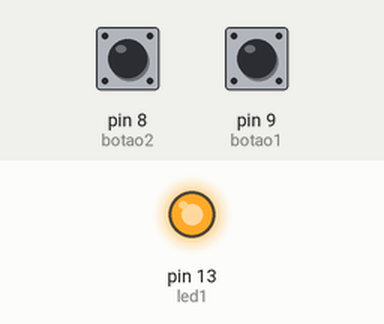
A sketch run on a simulated Arduino Uno, built with avr-gcc and run on an emulated ATmega328P. On the bench: output pins drawn as LEDs (lit = HIGH). The test bench sets the inputs (shaded band); at power-on: pin 8 (botao2) LOW, pin 9 (botao1) LOW.

Above: at 1.2 s.
1.3 s: pin 8 (botao2) pulled HIGH for 0.15 s
At 1.37 s:
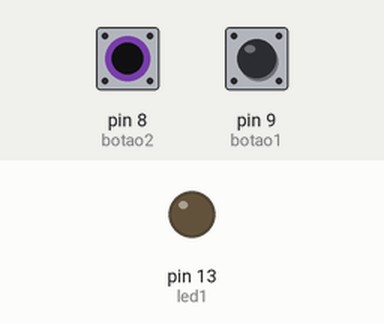
2.9 s: pin 8 (botao2) pulled HIGH for 3.2 s
At 7.3 s:
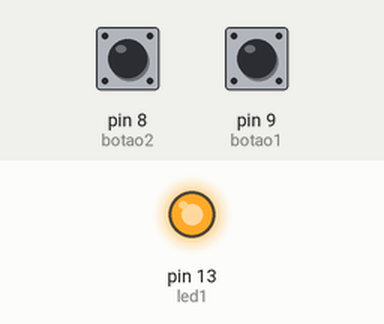
7.6 s: pin 9 (botao1) pulled HIGH for 3.2 s
At 8.7 s:
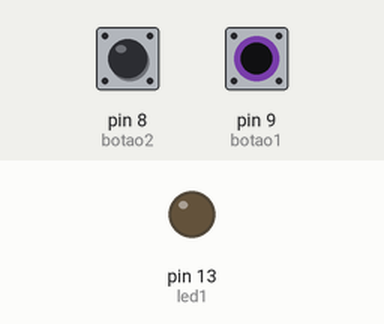
Timing chart, 0 to 12.3 s (numbered marks = the images above; inputs shaded):
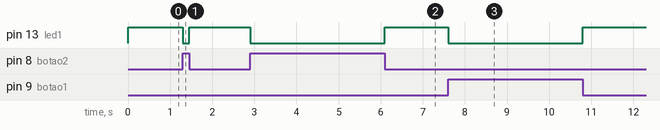

The sketch:

Controle_de_Bombeamento_de__gua.ino
```cpp
int led1 = 13;
int botao1 = 9;
int botao2 = 8;
int estadoBotao1 = 0;
int estadoBotao2 = 0;

void setup () {
  pinMode (led1, OUTPUT);
  pinMode (botao1, INPUT);
  pinMode (botao2, INPUT);
}

void loop () {
  bool a = digitalRead(botao1);
  bool b = digitalRead(botao2);

  if ((a == 1) or (b == 1)) {
    digitalWrite (led1, LOW);
  } else {
    digitalWrite (led1, HIGH);
  }
}
```

Measured:
- after the input at 1.3 s, pin 13 (led1): HIGH → LOW at once, → HIGH 0.15 s later
- after the input at 2.9 s, pin 13 (led1): HIGH → LOW at once, → HIGH 3.2 s later
- after the input at 7.6 s, pin 13 (led1): HIGH → LOW at once, → HIGH 3.2 s later
